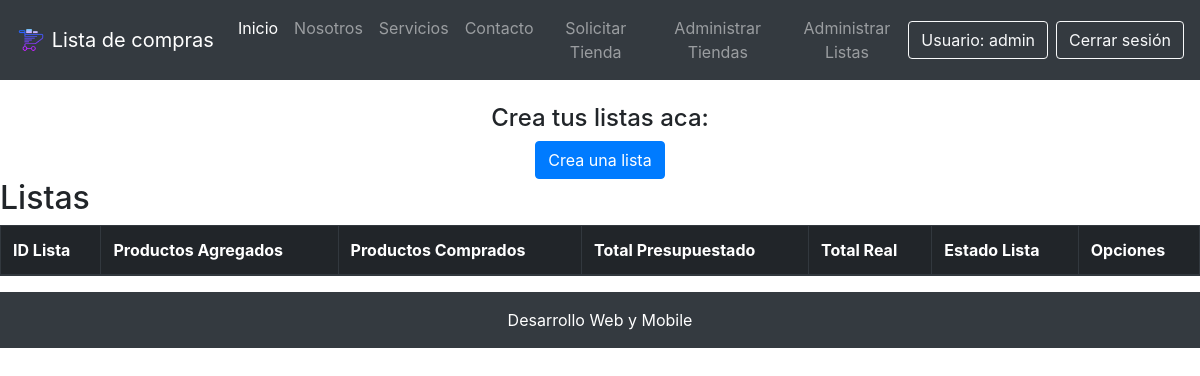
The app's page /listar_listas/ (signed in), older data.
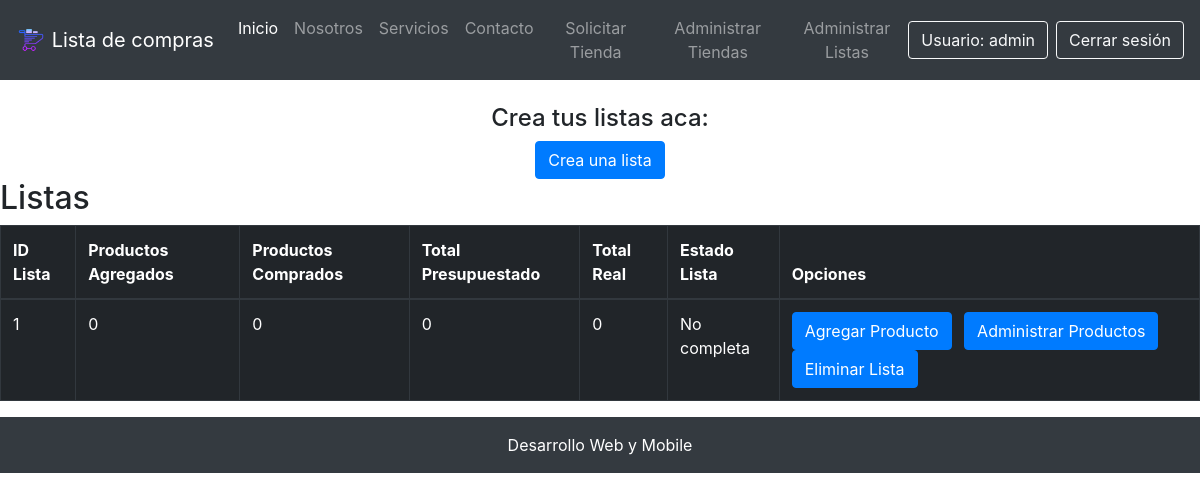
The same page, newer data.
### core/models.py (models this page shows, shortened)
class Lista(models.Model):
    usuario = models.ForeignKey(User, on_delete=models.CASCADE, verbose_name="Nombre Usuario")
    nombre_lista = models.CharField(max_length=30 ,verbose_name="Nombre Lista")
    total_productos_agregados = models.IntegerField(verbose_name="Productos Agregados")
    total_productos_comprados = models.IntegerField(verbose_name="Productos Comprados")
    costo_total_presupuestado = models.IntegerField(verbose_name="Total Presupuestado")
    costo_total_real = models.IntegerField(verbose_name="Total Real")
    estadoLista = models.ForeignKey(EstadoLista, on_delete=models.CASCADE, verbose_name="Estado Lista")

class EstadoLista(models.Model):
    nombre = models.CharField(max_length=30, verbose_name="Estado Lista")

### core/views.py (the view)
# urls.py: path('listas/', listar_listas, name="api_listar_listas"),
def listar_listas(request):
    listas = Lista.objects.filter(usuario=request.user)
    return render(request, 'core/listar_listas.html', {
        'listas': listas
    })

### core/templates/core/listar_listas.html (shortened to what this page needs)
{% extends 'core/base.html' %}
{% load static %}
{% block contenido %}
<br>
<div class="container">
    <div class="row">
        <div class="col-12 text-center">
            <h4 class="text-center">Crea tus listas aca:</h4>
            <a class="btn btn-primary" href="{% url 'crear_lista' %}">Crea una lista</a>
        </div>
    </div>
</div>
<h2>Listas</h2>
<div class="table-responsive">
    <table class="table table-dark table-bordered table-hover table-condensed">
        <thead>
            <tr>
                <th>ID Lista</th>
                <th>Productos Agregados</th>
                <th>Productos Comprados</th>
                <th>Total Presupuestado</th>
                <th>Total Real</th>
                <th>Estado Lista</th>
                <th>Opciones</th>
            </tr>
        </thead>
        <tbody>
            {% for l in listas %}
            <tr>
                <td>{{ l.id }}</td>
                <td>{{ l.total_productos_agregados }}</td>
                <td>{{ l.total_productos_comprados }}</td>
                <td>{{ l.costo_total_presupuestado }}</td>
                <td>{{ l.costo_total_real }}</td>
                <td>{{ l.estadoLista.nombre }}</td>
                <td>
                    <a class="btn btn-primary mr-2" href="{% url 'form_producto' l.id %}">Agregar Producto</a>
                    <a class="btn btn-primary mr-2" href="{% url 'listar_productos' l.id %}" >Administrar Productos</a>
                    <a class="btn btn-primary" href="{% url 'eliminar_lista' l.id %}">Eliminar Lista</a>
                </td>
            </tr>
            {% endfor %}
        </tbody>
    </table>
</div>
{% endblock contenido %}

Row changes from the older to the newer data that the page shows:
added Lista: id "1", total_productos_agregados "0", total_productos_comprados "0", costo_total_presupuestado "0", costo_total_real "0", estadoLista.nombre "No completa"
